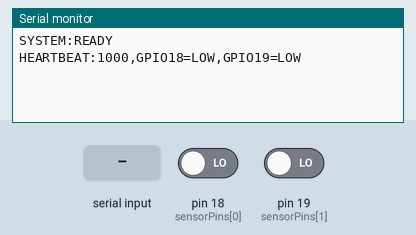
A sketch run on a simulated Arduino Uno, built with avr-gcc and run on an emulated ATmega328P. On the bench: the last lines printed to the serial monitor. Inputs (shaded band) come from the test bench; at power-on: pin 18 (sensorPins[0]) LOW, pin 19 (sensorPins[1]) LOW.

Above: at 1.2 s.
1.3 s: pin 18 (sensorPins[0]) driven HIGH
At 2.6 s:
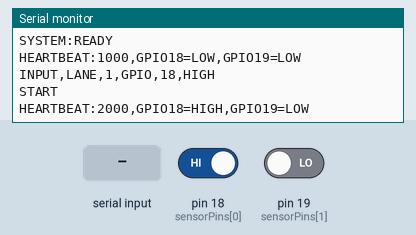
2.8 s: pin 19 (sensorPins[1]) driven HIGH
At 3.8 s:
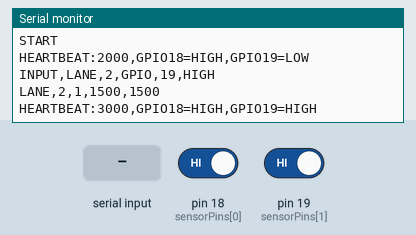
4.5 s: "RESET\n" received over Serial
At 4.81 s:
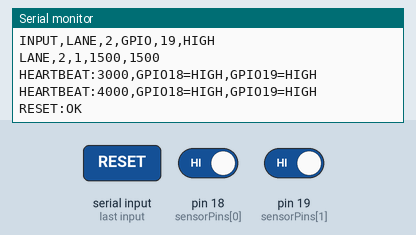
6.0 s: pin 18 (sensorPins[0]) driven LOW
At 6.5 s:
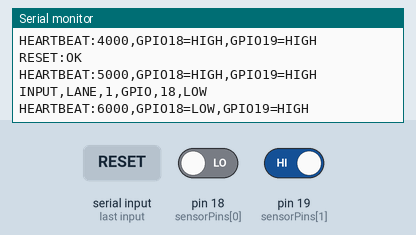
7.5 s: pin 19 (sensorPins[1]) driven LOW
At 7.9 s:
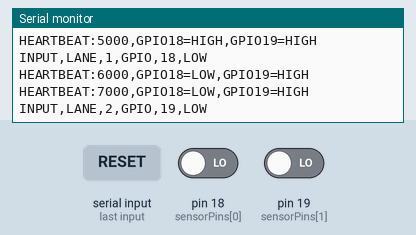

The sketch:

woutracetimer.ino
```cpp
// Two-lane race timer: GPIO 18 is Lane 1 and GPIO 19 is Lane 2.
// Both inputs are active-HIGH; the first trigger starts the race clock.
// Later triggers emit LANE,<lane>,<lap count>,<last ms>,<best ms>.
#include <string.h>

const byte laneCount = 2;
const byte sensorPins[laneCount] = {18, 19};
const unsigned long triggerDebounceMs = 1000;

bool previousSensorState[laneCount] = {false, false};
unsigned long lastSensorTrigger[laneCount] = {0, 0};
unsigned long lastLapTime[laneCount] = {0, 0};
unsigned long lapCount[laneCount] = {0, 0};
unsigned long bestLap[laneCount] = {0, 0};

bool raceStarted = false;
unsigned long raceStartTime = 0;
unsigned long lastHeartbeat = 0;

void resetRaceState() {
raceStarted = false;
raceStartTime = 0;

for (byte lane = 0; lane < laneCount; lane++) {
previousSensorState[lane] = digitalRead(sensorPins[lane]) == HIGH;
lastSensorTrigger[lane] = 0;
lastLapTime[lane] = 0;
lapCount[lane] = 0;
bestLap[lane] = 0;
}
}

// Accept a RESET command so false starts can restart the timing state.
void processSerialCommands() {
static char command[16];
static byte commandLength = 0;

while (Serial.available() > 0) {
char incoming = Serial.read();

if (incoming == '\n') {
command[commandLength] = '\0';
if (strcmp(command, "RESET") == 0) {
resetRaceState();
Serial.println("RESET:OK");
}
commandLength = 0;
} else if (incoming != '\r' && commandLength < sizeof(command) - 1) {
command[commandLength++] = incoming;
}
}
}

// Configure the finish-line inputs and start serial communication.
void setup() {
for (byte lane = 0; lane < laneCount; lane++) {
pinMode(sensorPins[lane], INPUT);
}

Serial.begin(115200);

Serial.println("SYSTEM:READY");
}

void loop() {

unsigned long currentTime = millis();
processSerialCommands();

// Report periodic GPIO levels to help diagnose sensor wiring.
if (currentTime - lastHeartbeat >= 1000) {
lastHeartbeat = currentTime;

Serial.print("HEARTBEAT:");
Serial.print(currentTime);
for (byte lane = 0; lane < laneCount; lane++) {
Serial.print(",GPIO");
Serial.print(sensorPins[lane]);
Serial.print("=");
Serial.print(digitalRead(sensorPins[lane]) == HIGH ? "HIGH" : "LOW");
}
Serial.println();
}

// Detect active-HIGH rising edges and debounce each lane independently.
bool triggeredLanes[laneCount] = {false, false};

for (byte lane = 0; lane < laneCount; lane++) {
bool rawSensorIsHigh = digitalRead(sensorPins[lane]) == HIGH;
if (rawSensorIsHigh != previousSensorState[lane]) {
Serial.print("INPUT,LANE,");
Serial.print(lane + 1);
Serial.print(",GPIO,");
Serial.print(sensorPins[lane]);
Serial.print(",");
Serial.println(rawSensorIsHigh ? "HIGH" : "LOW");
}

bool sensorIsActive = rawSensorIsHigh;
bool risingEdge = sensorIsActive && !previousSensorState[lane];
previousSensorState[lane] = rawSensorIsHigh;

if (risingEdge && (lastSensorTrigger[lane] == 0
|| currentTime - lastSensorTrigger[lane] >= triggerDebounceMs)) {
triggeredLanes[lane] = true;
lastSensorTrigger[lane] = currentTime;
}
}

bool anyLaneTriggered = triggeredLanes[0] || triggeredLanes[1];
// The first accepted trigger from either lane starts the shared race timer.
if (!raceStarted && anyLaneTriggered) {
raceStarted = true;
raceStartTime = currentTime;

for (byte lane = 0; lane < laneCount; lane++) {
lastLapTime[lane] = raceStartTime;
}

Serial.println("START");
return;
}

for (byte lane = 0; lane < laneCount; lane++) {
if (!triggeredLanes[lane]) continue;

// Update this lane's lap statistics and send its lane ID to the dashboard.
unsigned long lapTime = currentTime - lastLapTime[lane];
lastLapTime[lane] = currentTime;
lapCount[lane]++;

if (bestLap[lane] == 0 || lapTime < bestLap[lane]) {
bestLap[lane] = lapTime;
}

Serial.print("LANE,");
Serial.print(lane + 1);
Serial.print(",");
Serial.print(lapCount[lane]);
Serial.print(",");
Serial.print(lapTime);
Serial.print(",");
Serial.println(bestLap[lane]);
}
}
```

Measured:
- after the input at 1.3 s, the serial monitor: prints a new line at once (image 1)
- after the input at 2.8 s, the serial monitor: prints a new line at once (image 2)
- after the input at 4.5 s, the serial monitor: prints a new line at once (image 3)
- after the input at 6.0 s, the serial monitor: prints a new line at once (image 4)
- after the input at 7.5 s, the serial monitor: prints a new line at once (image 5)
